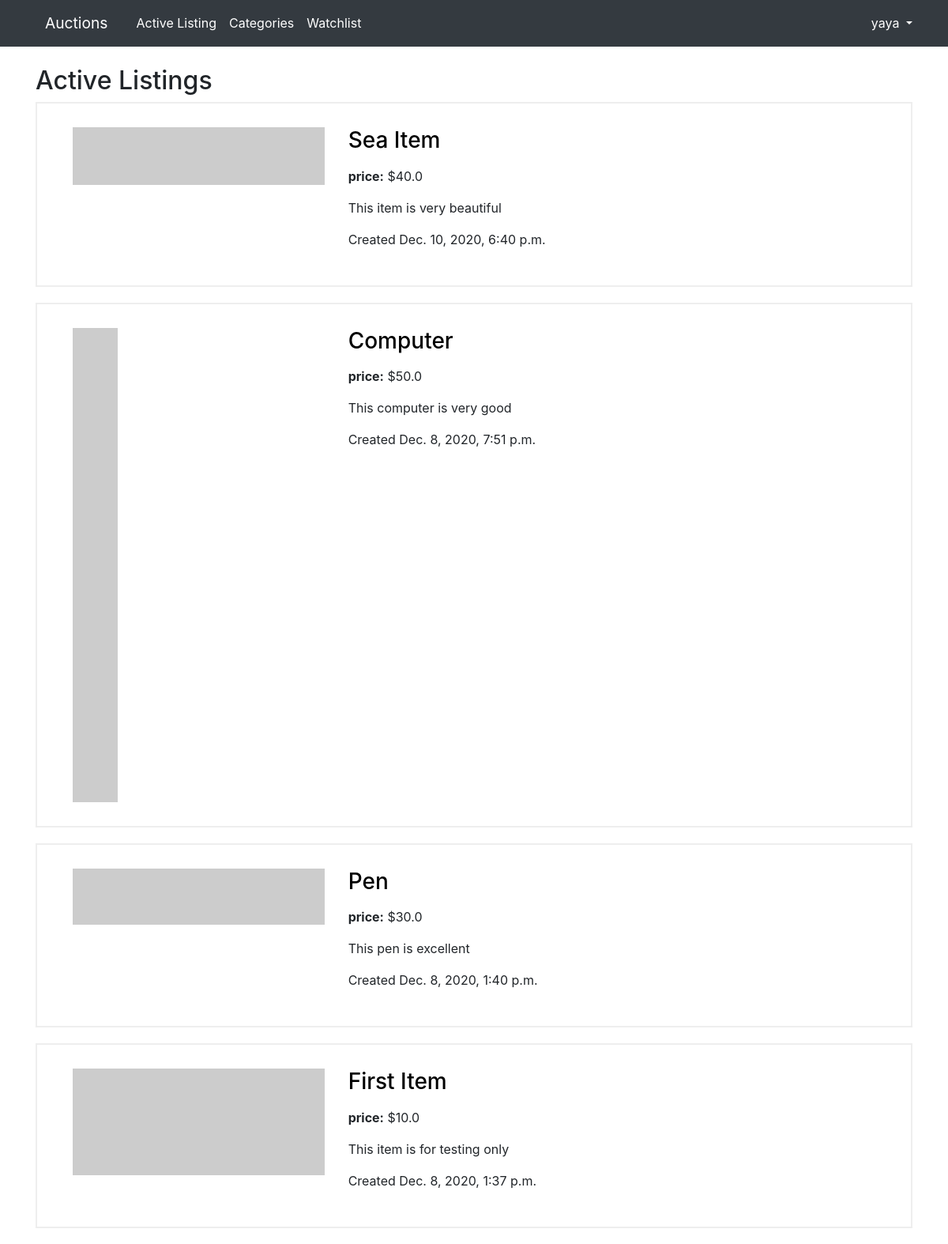
Page / (signed in) on the committed database.
### auctions/models.py (models this page shows, shortened)
class User(AbstractUser):
    pass

class Listing(models.Model):
    title = models.CharField(max_length=50)
    description = models.TextField()
    start_bid = models.FloatField()
    current_bid = models.FloatField()
    date = models.DateTimeField(default=timezone.now)
    image_URL = models.URLField(blank=True, default="")
    user = models.ForeignKey(User, related_name="listings", on_delete=models.CASCADE)
    category = models.CharField(max_length=50)
    is_active = models.BooleanField(default=True)
    winner = models.ForeignKey(User, related_name="win_listings", on_delete=models.CASCADE, blank=True, null=True)

### auctions/views.py (the view)
# urls.py: path("", views.index, name="index"),
def index(request):
    listings = Listing.objects.filter(is_active=True).order_by("-date").all()
    context = {
        "title": "Active Listings",
        "listings": listings
    }
    return render(request, "auctions/index.html", context)

### auctions/templates/auctions/index.html
{% extends "auctions/layout.html" %}
{% block body %}
    <h2>{{title}}</h2>
    {% for listing in listings %}
        <div class="listing main-content row">
            <div class="listing-image col-md-4">
                <img src="{{listing.image_URL}}" alt="img">
            </div>
            <div class="listing-content col-md-8">
                <h3 class="mb-3"> <a href="{% url 'listing-page' listing.id %}">{{ listing.title }}</a> </h3>
                <p> <strong>price:</strong> ${{ listing.current_bid }} </p>
                <p> {{ listing.description }} </p>
                <p> Created {{ listing.date }} </p>
            </div>
        </div>
    {% endfor %}
{% endblock %}

### auctions/templates/auctions/layout.html (shortened to what this page needs)
{% load static %}
<!DOCTYPE html>
<html lang="en">
<head>
    <link rel="stylesheet" href="https://stackpath.bootstrapcdn.com/bootstrap/4.4.1/css/bootstrap.min.css"
>
    <link href="{% static 'auctions/styles.css' %}" rel="stylesheet">
</head>
<body>
    <nav class="navbar navbar-expand-lg bg-dark">
        <div class="container">
            <a class="navbar-brand" href="{% url 'index' %}">Auctions</a>
            <div class="collapse navbar-collapse" id="navbarSupportedContent">
                <ul class="navbar-nav mr-auto">
                    <li class="nav-item active">
                        <a class="nav-link" href="{% url 'index' %}">Active Listing</a>
                    </li>
                    <li class="nav-item">
                        <a class="nav-link" href="{% url 'category-page' %}">Categories</a>
                    </li>
                    {% if user.is_authenticated %}
                        <li class="nav-item">
                            <a class="nav-link" href="{% url 'watchlist-page' %}">Watchlist</a>
                        </li>
                    {% endif %}
                </ul>
                <ul class="navbar-nav">
                    <li class="nav-item dropdown">
                        {% if user.is_authenticated %}
                            <a href="#" class="dropdown-toggle" data-toggle="dropdown" role="button" aria-haspopup="true" aria-expanded="false">{{ user.username }} </a>
                        {% endif %}
                    </li>
                </ul>
            </div>
        </div>
    </nav>
    <main class="mt-4">
        <div class="container">
            {% block body %}{% endblock %}
          </div>
    </main>
</body>
</html>

### auctions/static/auctions/styles.css (style rules this page uses)
.navbar { border-radius: 0; margin-bottom: 0; padding: 0; }
.nav > li > a, .navbar-brand { padding: 15px 12px; }
.navbar-brand { font-size: 1.2em; color: #ffff; }
.navbar .nav-link { color: #ffff; }
.navbar .dropdown-toggle { text-decoration: none; color: #ffff; }
.row { margin: 0; }
.main-content { border: 2px solid #eee; padding: 30px; margin-bottom: 20px; }
.listing-image img { max-width: 100%; }
.listing-content h3 a { text-decoration: none; color: black; }

### rows in the picture
User: username "yaya"
Listing: title "Sea Item", current_bid "40.0", description "This item is very beautiful", date "Dec. 10, 2020, 6:40 p.m."
Listing: title "Computer", current_bid "50.0", description "This computer is very good", date "Dec. 8, 2020, 7:51 p.m."
Listing: title "Pen", current_bid "30.0", description "This pen is excellent", date "Dec. 8, 2020, 1:40 p.m."
Listing: title "First Item", current_bid "10.0", description "This item is for testing only", date "Dec. 8, 2020, 1:37 p.m."

### other values in the picture
{{ title }} "Active Listings"
